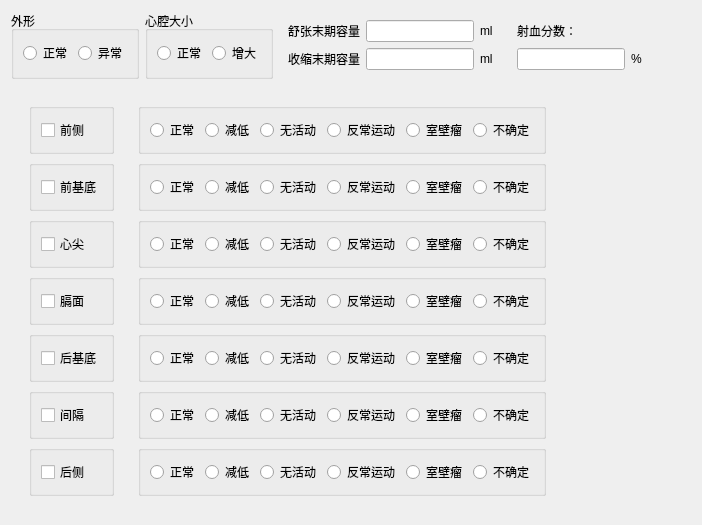
        <widget class="QWidget" name="m_wgtZXSZY" native="true">
         <layout class="QVBoxLayout" name="verticalLayout_7">
          <item>
           <layout class="QHBoxLayout" name="horizontalLayout_6" stretch="0,0,0,0,8">
            <item>
             <widget class="QGroupBox" name="m_grpWX">
              <property name="title">
               <string>外形</string>
              </property>
              <layout class="QHBoxLayout" name="horizontalLayout">
               <item>
                <widget class="QRadioButton" name="RB_ShapeNormal">
                 <property name="text">
                  <string>正常</string>
                 </property>
                </widget>
               </item>
               <item>
                <widget class="QRadioButton" name="RB_ShapeAbnormal">
                 <property name="text">
                  <string>异常</string>
                 </property>
                </widget>
               </item>
              </layout>
             </widget>
            </item>
            <item>
             <widget class="QGroupBox" name="m_grpXQDX">
              <property name="title">
               <string>心腔大小</string>
              </property>
              <layout class="QHBoxLayout" name="horizontalLayout_8">
               <item>
                <widget class="QRadioButton" name="m_radXQDXNormal">
                 <property name="text">
                  <string>正常</string>
                 </property>
                </widget>
               </item>
               <item>
                <widget class="QRadioButton" name="m_radXQDXAbnormal">
                 <property name="text">
                  <string>增大</string>
                 </property>
                </widget>
               </item>
              </layout>
             </widget>
            </item>
            <item>
             <widget class="QWidget" name="m_wgtMQRL" native="true">
              <layout class="QGridLayout" name="gridLayout_2">
               <item row="0" column="2">
                <widget class="QLabel" name="label_5">
                 <property name="text">
                  <string>ml</string>
                 </property>
                </widget>
               </item>
               <item row="0" column="0">
                <widget class="QLabel" name="m_lblSZMQRL">
                 <property name="text">
                  <string>舒张末期容量</string>
                 </property>
                </widget>
               </item>
               <item row="1" column="2">
                <widget class="QLabel" name="label_7">
                 <property name="text">
                  <string>ml</string>
                 </property>
                </widget>
               </item>
               <item row="1" column="0">
                <widget class="QLabel" name="m_lblSSMQRL">
                 <property name="text">
                  <string>收缩末期容量</string>
                 </property>
                </widget>
               </item>
               <item row="1" column="1">
                <widget class="QLineEdit" name="m_lineSSMQRL"/>
               </item>
               <item row="0" column="1">
                <widget class="QLineEdit" name="m_lineSZMQRL"/>
               </item>
              </layout>
             </widget>
            </item>
            <item>
             <widget class="QWidget" name="widget_8" native="true">
              <layout class="QGridLayout" name="gridLayout_3">
               <item row="1" column="0">
                <widget class="QLineEdit" name="m_lineSXFS"/>
               </item>
               <item row="1" column="1">
                <widget class="QLabel" name="label_9">
                 <property name="text">
                  <string>%</string>
                 </property>
                </widget>
               </item>
               <item row="0" column="0">
                <widget class="QLabel" name="m_lblSXFS">
                 <property name="text">
                  <string>射血分数：</string>
                 </property>
                </widget>
               </item>
              </layout>
             </widget>
            </item>
            <item>
             <spacer name="horizontalSpacer_7">
              <property name="orientation">
               <enum>Qt::Horizontal</enum>
              </property>
              <property name="sizeHint" stdset="0">
               <size>
                <width>40</width>
                <height>20</height>
               </size>
              </property>
             </spacer>
            </item>
           </layout>
          </item>
          <item>
           <widget class="QWidget" name="m_wgtShapeYC" native="true">
            <layout class="QHBoxLayout" name="horizontalLayout_12">
             <item>
              <widget class="QWidget" name="m_grdwName" native="true">
               <layout class="QGridLayout" name="gridLayout_11">
                <item row="0" column="0">
                 <widget class="QGroupBox" name="groupBox_2">
                  <property name="styleSheet">
                   <string notr="true"/>
                  </property>
                  <property name="title">
                   <string/>
                  </property>
                  <layout class="QHBoxLayout" name="horizontalLayout_24">
                   <item>
                    <widget class="QCheckBox" name="m_ckbQC">
                     <property name="text">
                      <string>前侧</string>
                     </property>
                    </widget>
                   </item>
                  </layout>
                 </widget>
                </item>
                <item row="3" column="0">
                 <widget class="QGroupBox" name="groupBox_7">
                  <property name="title">
                   <string/>
                  </property>
                  <layout class="QHBoxLayout" name="horizontalLayout_27">
                   <item>
                    <widget class="QCheckBox" name="m_ckbGM">
                     <property name="text">
                      <string>膈面</string>
                     </property>
                    </widget>
                   </item>
                  </layout>
                 </widget>
                </item>
                <item row="5" column="0">
                 <widget class="QGroupBox" name="groupBox_8">
                  <property name="title">
                   <string/>
                  </property>
                  <layout class="QHBoxLayout" name="horizontalLayout_28">
                   <item>
                    <widget class="QCheckBox" name="m_ckbHJD">
                     <property name="text">
                      <string>后基底</string>
                     </property>
                    </widget>
                   </item>
                  </layout>
                 </widget>
                </item>
                <item row="2" column="0">
                 <widget class="QGroupBox" name="groupBox_5">
                  <property name="title">
                   <string/>
                  </property>
                  <layout class="QHBoxLayout" name="horizontalLayout_26">
                   <item>
                    <widget class="QCheckBox" name="m_ckbXJ">
                     <property name="text">
                      <string>心尖</string>
                     </property>
                    </widget>
                   </item>
                  </layout>
                 </widget>
                </item>
                <item row="7" column="0">
                 <widget class="QGroupBox" name="groupBox_10">
                  <property name="title">
                   <string/>
                  </property>
                  <layout class="QHBoxLayout" name="horizontalLayout_30">
                   <item>
                    <widget class="QCheckBox" name="m_ckbHC">
                     <property name="text">
                      <string>后侧</string>
                     </property>
                    </widget>
                   </item>
                  </layout>
                 </widget>
                </item>
                <item row="6" column="0">
                 <widget class="QGroupBox" name="groupBox_9">
                  <property name="title">
                   <string/>
                  </property>
                  <layout class="QHBoxLayout" name="horizontalLayout_29">
                   <item>
                    <widget class="QCheckBox" name="m_ckbJG">
                     <property name="text">
                      <string>间隔</string>
                     </property>
                    </widget>
                   </item>
                  </layout>
                 </widget>
                </item>
                <item row="1" column="0">
                 <widget class="QGroupBox" name="groupBox_3">
                  <property name="title">
                   <string/>
                  </property>
                  <layout class="QHBoxLayout" name="horizontalLayout_25">
                   <item>
                    <widget class="QCheckBox" name="m_ckbQJD">
                     <property name="text">
                      <string>前基底</string>
                     </property>
                    </widget>
                   </item>
                  </layout>
                 </widget>
                </item>
               </layout>
              </widget>
             </item>
             <item>
              <widget class="QWidget" name="m_grdwChoice" native="true">
               <layout class="QGridLayout" name="gridLayout_9">
                <item row="3" column="0" rowspan="2">
                 <widget class="QGroupBox" name="m_grpQJD">
                  <layout class="QHBoxLayout" name="horizontalLayout_15">
                   <item>
                    <widget class="QRadioButton" name="m_radQJD_ZC">
                     <property name="text">
                      <string>正常</string>
                     </property>
                    </widget>
                   </item>
                   <item>
                    <widget class="QRadioButton" name="m_radQJD_JD">
                     <property name="text">
                      <string>减低</string>
                     </property>
                    </widget>
                   </item>
                   <item>
                    <widget class="QRadioButton" name="m_radQJD_WHD">
                     <property name="text">
                      <string>无活动</string>
                     </property>
                    </widget>
                   </item>
                   <item>
                    <widget class="QRadioButton" name="m_radQJD_FCYD">
                     <property name="text">
                      <string>反常运动</string>
                     </property>
                    </widget>
                   </item>
                   <item>
                    <widget class="QRadioButton" name="m_radQJD_SBL">
                     <property name="text">
                      <string>室壁瘤</string>
                     </property>
                    </widget>
                   </item>
                   <item>
                    <widget class="QRadioButton" name="m_radQJD_BQD">
                     <property name="text">
                      <string>不确定</string>
                     </property>
                    </widget>
                   </item>
                  </layout>
                 </widget>
                </item>
                <item row="0" column="0" rowspan="2">
                 <widget class="QGroupBox" name="m_grpQC">
                  <property name="styleSheet">
                   <string notr="true"/>
                  </property>
                  <layout class="QHBoxLayout" name="horizontalLayout_13">
                   <item>
                    <widget class="QRadioButton" name="m_radQC_ZC">
                     <property name="text">
                      <string>正常</string>
                     </property>
                    </widget>
                   </item>
                   <item>
                    <widget class="QRadioButton" name="m_radQC_JD">
                     <property name="text">
                      <string>减低</string>
                     </property>
                    </widget>
                   </item>
                   <item>
                    <widget class="QRadioButton" name="m_radQC_WHD">
                     <property name="text">
                      <string>无活动</string>
                     </property>
                    </widget>
                   </item>
                   <item>
                    <widget class="QRadioButton" name="m_radQC_FCYD">
                     <property name="text">
                      <string>反常运动</string>
                     </property>
                    </widget>
                   </item>
                   <item>
                    <widget class="QRadioButton" name="m_radQC_SBL">
                     <property name="text">
                      <string>室壁瘤</string>
                     </property>
                    </widget>
                   </item>
                   <item>
                    <widget class="QRadioButton" name="m_radQC_BQD">
                     <property name="text">
                      <string>不确定</string>
                     </property>
                    </widget>
                   </item>
                  </layout>
                 </widget>
                </item>
                <item row="9" column="0" rowspan="2">
                 <widget class="QGroupBox" name="m_grpHJD">
                  <layout class="QHBoxLayout" name="horizontalLayout_19">
                   <item>
                    <widget class="QRadioButton" name="m_radHJD_ZC">
                     <property name="text">
                      <string>正常</string>
                     </property>
                    </widget>
                   </item>
                   <item>
                    <widget class="QRadioButton" name="m_radHJD_JD">
                     <property name="text">
                      <string>减低</string>
                     </property>
                    </widget>
                   </item>
                   <item>
                    <widget class="QRadioButton" name="m_radHJD_WHD">
                     <property name="text">
                      <string>无活动</string>
                     </property>
                    </widget>
                   </item>
                   <item>
                    <widget class="QRadioButton" name="m_radHJD_FCYD">
                     <property name="text">
                      <string>反常运动</string>
                     </property>
                    </widget>
                   </item>
                   <item>
                    <widget class="QRadioButton" name="m_radHJD_SBL">
                     <property name="text">
                      <string>室壁瘤</string>
                     </property>
                    </widget>
                   </item>
                   <item>
                    <widget class="QRadioButton" name="m_radHJD_BQD">
                     <property name="text">
                      <string>不确定</string>
                     </property>
                    </widget>
                   </item>
                  </layout>
                 </widget>
                </item>
                <item row="7" column="0" rowspan="2">
                 <widget class="QGroupBox" name="m_grpGM">
                  <layout class="QHBoxLayout" name="horizontalLayout_17">
                   <item>
                    <widget class="QRadioButton" name="m_radGM_ZC">
                     <property name="text">
                      <string>正常</string>
                     </property>
                    </widget>
                   </item>
                   <item>
                    <widget class="QRadioButton" name="m_radGM_JD">
                     <property name="text">
                      <string>减低</string>
                     </property>
                    </widget>
                   </item>
                   <item>
                    <widget class="QRadioButton" name="m_radGM_WHD">
                     <property name="text">
                      <string>无活动</string>
                     </property>
                    </widget>
                   </item>
                   <item>
                    <widget class="QRadioButton" name="m_radGM_FCYD">
                     <property name="text">
                      <string>反常运动</string>
                     </property>
                    </widget>
                   </item>
                   <item>
                    <widget class="QRadioButton" name="m_radGM_SBL">
                     <property name="text">
                      <string>室壁瘤</string>
                     </property>
                    </widget>
                   </item>
                   <item>
                    <widget class="QRadioButton" name="m_radGM_BQD">
                     <property name="text">
                      <string>不确定</string>
                     </property>
                    </widget>
                   </item>
                  </layout>
                 </widget>
                </item>
                <item row="5" column="0" rowspan="2">
                 <widget class="QGroupBox" name="m_grpXJ">
                  <layout class="QHBoxLayout" name="horizontalLayout_16">
                   <item>
                    <widget class="QRadioButton" name="m_radXJ_ZC">
                     <property name="text">
                      <string>正常</string>
                     </property>
                    </widget>
                   </item>
                   <item>
                    <widget class="QRadioButton" name="m_radXJ_JD">
                     <property name="text">
                      <string>减低</string>
                     </property>
                    </widget>
                   </item>
                   <item>
                    <widget class="QRadioButton" name="m_radXJ_WHD">
                     <property name="text">
                      <string>无活动</string>
                     </property>
                    </widget>
                   </item>
                   <item>
                    <widget class="QRadioButton" name="m_radXJ_FCYD">
                     <property name="text">
                      <string>反常运动</string>
                     </property>
                    </widget>
                   </item>
                   <item>
                    <widget class="QRadioButton" name="m_radXJ_SBL">
                     <property name="text">
                      <string>室壁瘤</string>
                     </property>
                    </widget>
                   </item>
                   <item>
                    <widget class="QRadioButton" name="m_radXJ_BQD">
                     <property name="text">
                      <string>不确定</string>
                     </property>
                    </widget>
                   </item>
                  </layout>
                 </widget>
                </item>
                <item row="11" column="0" rowspan="2">
                 <widget class="QGroupBox" name="m_grpJG">
                  <layout class="QHBoxLayout" name="horizontalLayout_20">
                   <item>
                    <widget class="QRadioButton" name="m_radJG_ZC">
                     <property name="text">
                      <string>正常</string>
                     </property>
                    </widget>
                   </item>
                   <item>
                    <widget class="QRadioButton" name="m_radJG_JD">
                     <property name="text">
                      <string>减低</string>
                     </property>
                    </widget>
                   </item>
                   <item>
                    <widget class="QRadioButton" name="m_radJG_WHD">
                     <property name="text">
                      <string>无活动</string>
                     </property>
                    </widget>
                   </item>
                   <item>
                    <widget class="QRadioButton" name="m_radJG_FCYD">
                     <property name="text">
                      <string>反常运动</string>
                     </property>
                    </widget>
                   </item>
                   <item>
                    <widget class="QRadioButton" name="m_radJG_SBL">
                     <property name="text">
                      <string>室壁瘤</string>
                     </property>
                    </widget>
                   </item>
                   <item>
                    <widget class="QRadioButton" name="m_radJG_BQD">
                     <property name="text">
                      <string>不确定</string>
                     </property>
                    </widget>
                   </item>
                  </layout>
                 </widget>
                </item>
                <item row="13" column="0" rowspan="2">
                 <widget class="QGroupBox" name="m_grpHC">
                  <layout class="QHBoxLayout" name="horizontalLayout_21">
                   <item>
                    <widget class="QRadioButton" name="m_radHC_ZC">
                     <property name="text">
                      <string>正常</string>
                     </property>
                    </widget>
                   </item>
                   <item>
                    <widget class="QRadioButton" name="m_radHC_JD">
                     <property name="text">
                      <string>减低</string>
                     </property>
                    </widget>
                   </item>
                   <item>
                    <widget class="QRadioButton" name="m_radHC_WHD">
                     <property name="text">
                      <string>无活动</string>
                     </property>
                    </widget>
                   </item>
                   <item>
                    <widget class="QRadioButton" name="m_radHC_FCYD">
                     <property name="text">
                      <string>反常运动</string>
                     </property>
                    </widget>
                   </item>
                   <item>
                    <widget class="QRadioButton" name="m_radHC_SBL">
                     <property name="text">
                      <string>室壁瘤</string>
                     </property>
                    </widget>
                   </item>
                   <item>
                    <widget class="QRadioButton" name="m_radHC_BQD">
                     <property name="text">
                      <string>不确定</string>
                     </property>
                    </widget>
                   </item>
                  </layout>
                 </widget>
                </item>
               </layout>
              </widget>
             </item>
             <item>
              <spacer name="horizontalSpacer_8">
               <property name="orientation">
                <enum>Qt::Horizontal</enum>
               </property>
               <property name="sizeHint" stdset="0">
                <size>
                 <width>40</width>
                 <height>20</height>
                </size>
               </property>
              </spacer>
             </item>
            </layout>
           </widget>
          </item>
         </layout>
        </widget>
